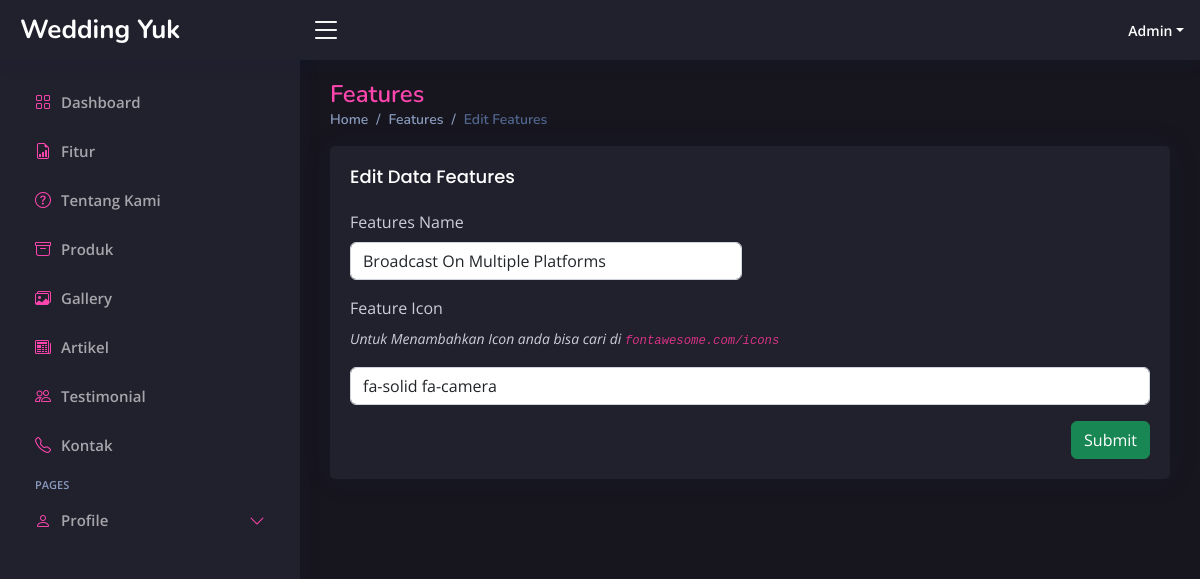
The app's page /admin/index.php?page=edit-features&id=6 (signed in) with its own data.
### tables this page shows
CREATE TABLE `features` (
  `id` int(11) NOT NULL,
  `features_icon` varchar(255) NOT NULL,
  `features_name` varchar(255) NOT NULL
);

### admin/page/edit-features.php (the view, shortened to what this page needs)
<?php
require '../db-connect.php';
if (isset($_GET['id'])) {
    $id = ($_GET["id"]);
    $query = "SELECT * FROM features WHERE id='$id'";
    $result = mysqli_query($koneksi2, $query);
    $data = mysqli_fetch_assoc($result);
} else {
    echo "<script>alert('Masukkan data id.');window.location='admin.php?page=blog';</script>";
}
?>
<div class="pagetitle">
    <h1>Features</h1>
    <nav>
        <ol class="breadcrumb">
            <li class="breadcrumb-item"><a href="index.php?page=dashboard">Home</a></li>
            <li class="breadcrumb-item"><a href="index.php?page=features">Features</a></li>
            <li class="breadcrumb-item active">Edit Features</li>
        </ol>
    </nav>
</div>
<section class="section dashboard">
    <div class="row">
        <div class="col-12">
            <div class="card features-card">
                <div class="card-body">
                    <h5 class="card-title">Edit Data Features</h5>
                    <form class="row g-3" method="POST" action="../action.php?act=edit-features" enctype="multipart/form-data">
                        <div class="col-md-6">
                            <label class="form-label">Features Name</label>
                            <input type="text" class="form-control" name="features_name" value="<?php echo $data['features_name']; ?>">
                        </div>
                        <div class="col-12">
                            <label class="form-label">Feature Icon</label>
                            <p class="example">Untuk Menambahkan Icon anda bisa cari di <code>fontawesome.com/icons</code> </p>
                            <input type="text" class="form-control" name="features_icon" value="<?php echo $data['features_icon']; ?>">
                        </div>
                        <div class="text-end">
                            <button type="submit" class="btn btn-success">Submit</button>
                        </div>
                    </form>
                </div>
            </div>
        </div>
    </div>
</section>

### records on screen
features: features_name "Broadcast On Multiple Platforms", features_icon "fa-solid fa-camera"
